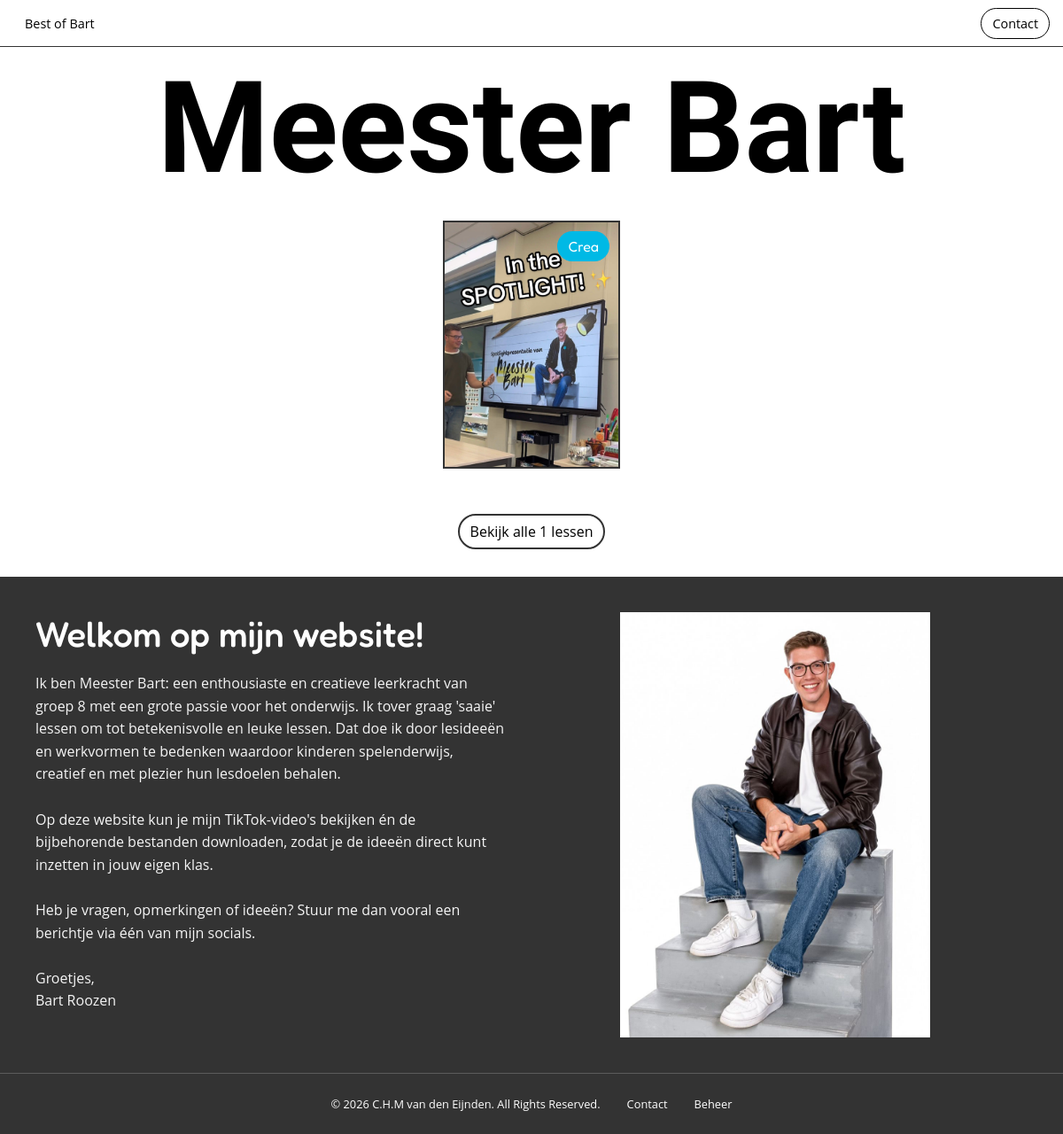
The app's page /, older data.
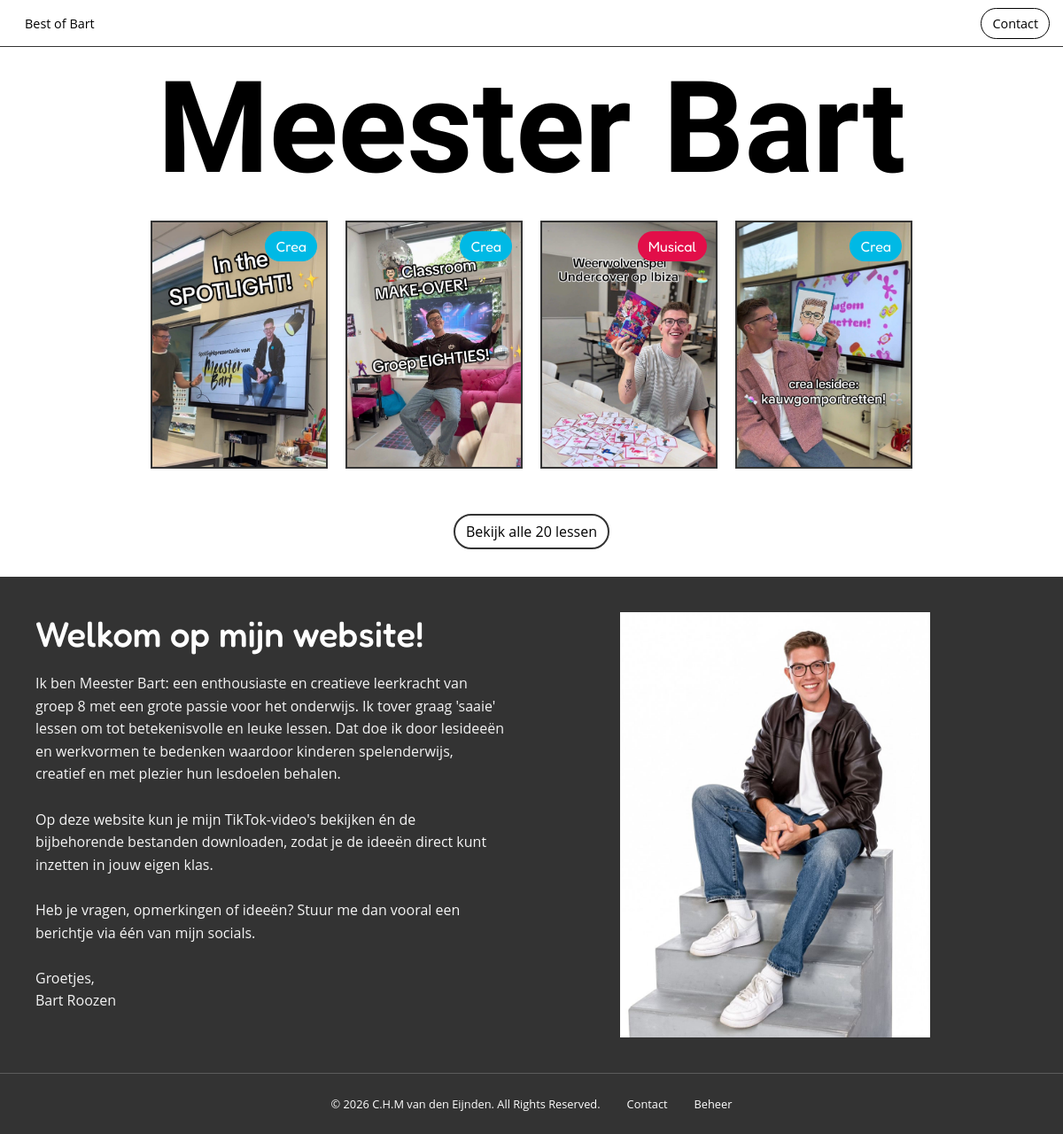
The same page, newer data.
### gallery/models.py (models this page shows, shortened)
class GalleryItem(models.Model):
    GENRE_CHOICES = [
        ("crea", "Crea"),
        ("musical", "Musical"),
        ("rekenen", "Rekenen"),
        ("spelling", "Spelling"),
    ]
    title = models.CharField(max_length=200)
    description = models.TextField()
    image = models.ImageField(upload_to="main/images/")
    tiktok_url = models.URLField(max_length=500, blank=True)
    genre = models.CharField(max_length=20, choices=GENRE_CHOICES, default="crea")
    order = models.PositiveIntegerField(
        default=0,
        help_text="Lower numbers show first. Leave at 0 to put a new item at the top.",
    )
    is_visible = models.BooleanField(default=True)
    class Meta:
        ordering = ["order", "-id"]
    @property
    def files_json(self):
        return json.dumps([{"url": f.url} for f in self.files.all()])

### best_of_bart/views.py (the view)
# urls.py: path('', views.home_view, name='home'),
def home_view(request):
    items = visible_items()
    return render(request, 'home.html', {
        'gallery_items': items[:4],
        'total_items': items.count(),
    })

### best_of_bart/views.py (called while the page is built)
def visible_items():
    return GalleryItem.objects.filter(is_visible=True).prefetch_related("files")

### gallery/models.py (called while the page is built)
    @property
    def url(self):
        return self.file.url if self.file else self.external_url

### templates/home.html (shortened to what this page needs)
{% extends "base.html" %}
{% load static %}
{% block content %}
<div class="home-container">
    <h1 class="main-header">Meester Bart</h1>
    <div class="gallery">
        {% for item in gallery_items %}
            <div class="gallery-item" data-item-id="{{ item.id }}" data-tiktok-url="{{ item.tiktok_url }}" data-description="{{ item.description }}" data-genre="{{ item.genre }}" data-files='{{ item.files_json|safe }}'>
                <img src="{{ item.image.url }}" alt="{{ item.title }}">
                <span class="genre-tag genre-{{ item.genre }}">{{ item.genre }}</span>
            </div>
        {% endfor %}
    </div>
    <div class="see-all-container">
        <a href="{% url 'lessen' %}" class="see-all-btn">Bekijk alle {{ total_items }} lessen</a>
    </div>
    <div class="highlighted-item">
        <div class="column">
            <h1 class="highlighted-title">Welkom op mijn website!</h1>
            <p class="highlighted-description">Ik ben Meester Bart: een enthousiaste en creatieve leerkracht van groep 8 met een grote passie voor het onderwijs. Ik tover graag 'saaie' lessen om tot betekenisvolle en leuke lessen. Dat doe ik door lesideeën en werkvormen te bedenken waardoor kinderen spelenderwijs, creatief en met plezier hun lesdoelen behalen.<br><br>Op deze website kun je mijn TikTok-video's bekijken én de bijbehorende bestanden downloaden, zodat je de ideeën direct kunt inzetten in jouw eigen klas.<br><br>Heb je vragen, opmerkingen of ideeën? Stuur me dan vooral een berichtje via één van mijn socials.<br><br>Groetjes,<br>Bart Roozen</p>
        </div>
        <div class="column">
            <img class="highlighted-img" src="{% static 'main/images/Introducing.jpeg' %}" alt="Meester Bart">
        </div>
    </div>
</div>
{% endblock %}

Row changes from the older to the newer data that the page shows:
added GalleryItem: image (picture), genre "Crea"
added GalleryItem: image (picture), genre "Musical"
added GalleryItem: image (picture), genre "Crea"
Text that changed along with them:
{{ total_items }}: "1" → "20"
